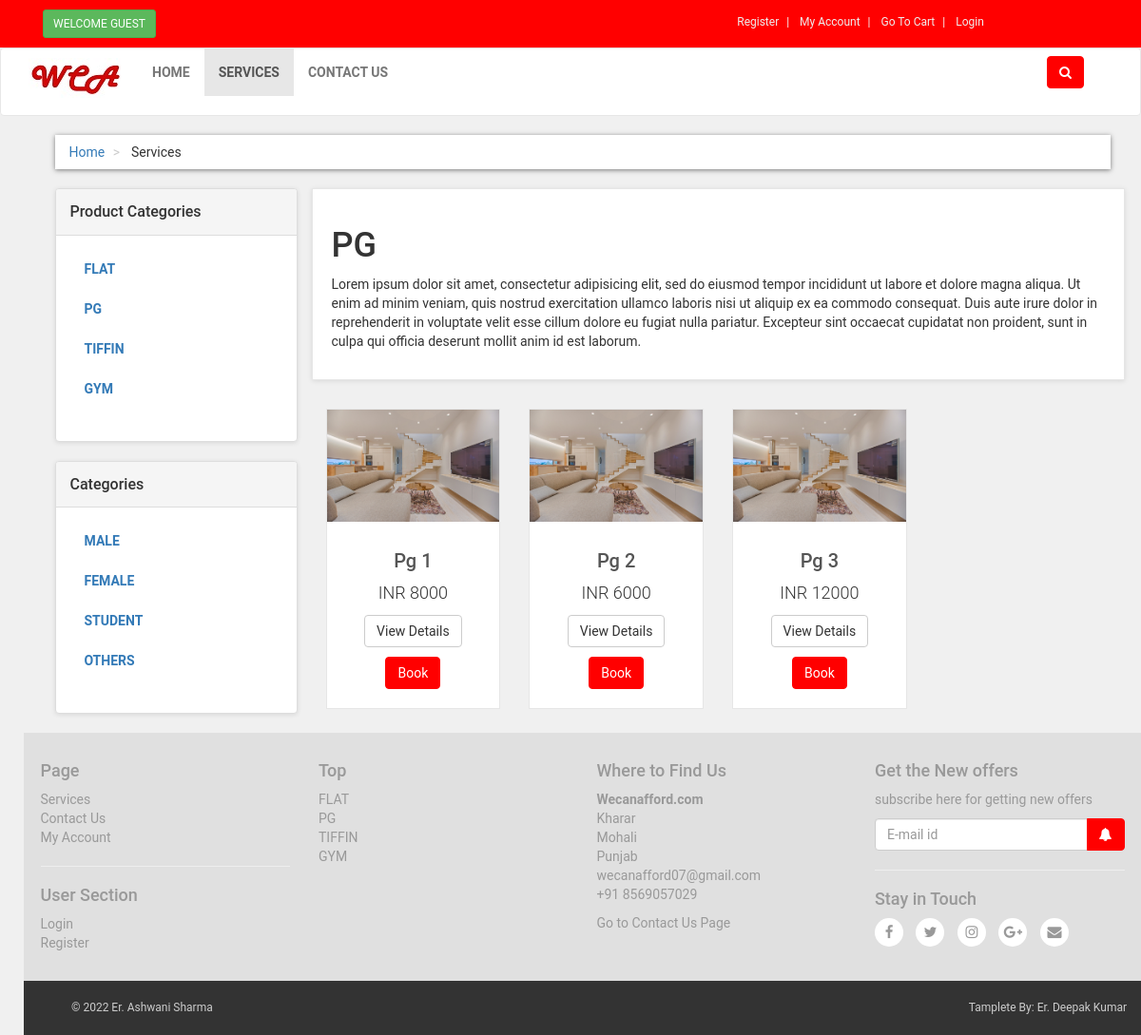
The page /services.php?p_cat=2 on the database its author committed.
### tables this page shows
CREATE TABLE `product_categories` (
  `p_cat_id` int(10) NOT NULL,
  `p_cat_title` text NOT NULL,
  `p_cat_desc` text NOT NULL
);

CREATE TABLE `categories` (
  `cat_id` int(100) NOT NULL,
  `cat_title` text NOT NULL,
  `cat_desc` text NOT NULL
);

CREATE TABLE `products` (
  `product_id` int(100) NOT NULL,
  `p_cat_id` int(100) NOT NULL,
  `cat_id` int(100) NOT NULL,
  `date` timestamp NOT NULL DEFAULT current_timestamp() ON UPDATE current_timestamp(),
  `product_title` text NOT NULL,
  `product_img1` text NOT NULL,
  `product_img2` text NOT NULL,
  `product_img3` text NOT NULL,
  `product_price` int(200) NOT NULL,
  `product_desc` text NOT NULL,
  `product_keyword` text NOT NULL
);

### functions/functions.php (the view, shortened to what this page needs)
<?php
    $db=mysqli_connect("localhost","root","","wecanafford");
function getPCats(){
  global $db;
  $get_p_cats="select * from product_categories";
  $run_p_cats=mysqli_query($db,$get_p_cats);
  while($row_p_cats=mysqli_fetch_array($run_p_cats)){
    $p_cat_id=$row_p_cats['p_cat_id'];
    $p_cat_title=$row_p_cats['p_cat_title'];
    echo "<li>
        <a href='services.php?p_cat=$p_cat_id'>$p_cat_title</a>
    </li>";
  }
}
function getCat(){
 global $db;
 $get_cat="select * from categories";
 $run_cat=mysqli_query($db,$get_cat);
 while($row_cat=mysqli_fetch_array($run_cat)){
  $cat_id=$row_cat['cat_id'];
  $cat_title=$row_cat['cat_title'];
  echo "<li><a href='services.php?cat_id=$cat_id'>$cat_title</a></li>";
 }
}
function getPcatpro(){
  global $db;
  if(isset($_GET['p_cat'])){
    $p_cat_id=$_GET['p_cat'];
    $get_p_cat="select * from product_categories where p_cat_id='$p_cat_id' ";
    $run_p_cat=mysqli_query($db,$get_p_cat);
    $row_p_cat=mysqli_fetch_array($run_p_cat);
    $p_cat_title=$row_p_cat['p_cat_title'];
    $p_cat_desc=$row_p_cat['p_cat_desc'];
    $get_products="select * from products where p_cat_id='$p_cat_id'";
    $run_products=mysqli_query($db,$get_products);
    $count=mysqli_num_rows($run_products);
    if($count==0){
      echo "
      <div class='box'>
        <h1>No Product Found In This Product Category</h1>
      </div>";
    }
    else{
      echo "
      <div class='box'>
        <h1> $p_cat_title</h1>
        <p>$p_cat_desc</p>
      </div>";
    }
    while($row_products=mysqli_fetch_array($run_products)){
      $pro_id=$row_products['product_id'];
      $p_title=$row_products['product_title'];
      $p_price=$row_products['product_price'];
      $p_img1=$row_products['product_img1'];
      echo "
        <div class='col-md-3 col-sm-6 center_responsive'>
          <div class='product'>
            <a href='details.php?pro_id=$pro_id'>
              <img src='admin_area/uploads/$p_img1' class='img-responsive'>
            </a>
            <div class='text'>
              <h3>
              <a href='details.php?pro_id=$pro_id'>$p_title</a>
              </h3>
              <p class='price'>INR $p_price</p>
              <p class='buttons'>
              <a href='details.php?pro_id=$pro_id' class='btn btn-default'>View Details</a>
              <a href='details.php?pro_id=$pro_id' class='btn btn-primary'><i class='fa fa-shopping'></i>Book</a>
              </p>
            </div>
          </div>
        </div>
      ";
    }
  }
}
?>

### includes/footer.php (shortened to what this page needs)
<div id="footer">
    <div class="container">
        <div class="row">
            <div class="col-md-3 col-sm-6">
                <h4>Page</h4>
                <ul>
                    <li><a href="services.php">Services</a></li>
                    <li><a href="contactus.php">Contact Us</a></li>
                    <li>
                  		<?php
                        if(!isset($_SESSION['customer_email'])){
                          echo "<a href='checkout.php'>My Account</a>";
                        }
                        else{
                          echo "<a href='customer/my_account.php?my_order'>My Account</a>";
                        }
                      ?>
                    </li>
                </ul>
                <hr>
                <h4>User Section</h4>
                <ul>
                    <li> <?php
                      if(!isset($_SESSION['customer_email'])){
                        echo "<a href='checkout.php'>Login</a>";
                      }
                      else{
                        echo "<a href='logout.php'>Logout</a>";
                      }
                      ?>
                    </li>
                    <li><a href="customer_registration.php">Register</a></li>
                </ul>
            </div>
            <div class="col-md-3 col-sm-6">
                <h4>Top</h4>
                <ul>
                    <?php
                        $get_p_cats="select * from product_categories";
                        $run_p_cats=mysqli_query($con,$get_p_cats);
                        while($row_p_cat=mysqli_fetch_array($run_p_cats)){
                            $p_cat_id=$row_p_cat['p_cat_id'];
                            $p_cat_title=$row_p_cat['p_cat_title'];
                            echo "<li><a href='services.php?p_cat=$p_cat_id'> $p_cat_title </a></li>";
                        }
                    ?>
                </ul>
            </div>
            <div class="col-md-3 col-sm-6">
                <h4>Where to Find Us</h4>
                <p>
                    <strong>Wecanafford.com</strong>
                    <br>Kharar
                    <br>Mohali
                    <br>Punjab
                    <br>wecanafford07@gmail.com
                    <br>+91 8569057029
                </p>
                <a href="contact.php">Go to Contact Us Page</a>
            </div>
            <div class="col-md-3 col-sm-6">
                <h4>Get the New offers</h4>
                <p class="text-muted">
                    subscribe here for getting new offers
                </p>
                <form action="" method="post">
                    <div class="input-group">
                        <input type="text" name="user_query" placeholder="E-mail id" class="form-control" required="">
                            <span class="input-group-btn">
                                <button type="submit" value="subscribe" name="subscribe" class="btn btn-primary">
                                    <i class="fa fa-bell" style="font-size:14px"></i>
                                </button>
                            </span>
                     </div>
                </form>
                <hr>
                <h4>Stay in Touch</h4>
                <p class="social">
                    <a href="#"><i class="fa fa-facebook"></i></a>
                    <a href="#"><i class="fa fa-twitter"></i></a>
                    <a href="#"><i class="fa fa-instagram"></i></a>
                    <a href="#"><i class="fa fa-google-plus"></i></a>
                    <a href="#"><i class="fa fa-envelope"></i></a>
                </p>
            </div>
        </div>
    </div>
</div>
<div id="copyright">
    <div class="container">
        <div class="col-md-6">
            <p class="pull-left">
                &copy; 2022 Er. Ashwani Sharma
            </p>
        </div>
        <div class="col-md-6">
            <p class="pull-right">
                Tamplete By: Er. Deepak Kumar
            </p>
        </div>
    </div>
</div>

### styles/style.css (style rules this page uses)
body { font-family: "Roboto", helvetica arial, sans-sarif ; font-size: 14px; line-height: 1.42857143; background-color: #f0f0f0; }
.btn-primary { color: rgb(255, 255, 255); background-color: red; border-color:red; }
.box { background: #fff; margin: 0 0 30px; border: solid 1px #e6e6e6 ; padding: 20px; box-shadow: 0 1px 5px rgba(0, 0, 0, 0.1); }
#content .product { background-color: #fff; border: solid 1px #e6e6e6; }
#content .product .text p.price { font-size: 18px; text-align: center; font-weight: 300; }
#content .product .text .buttons { clear: both; text-align: center; }
#content .product .text h3 { text-align: center; font-size: 20px; }
#content .product .text h3 a { color:rgb(85, 85 ,85); }
#content .product .text { padding:10px 10px 0px }
#content .product .text .buttons .btn { margin-bottom: 10px; }
#content .panel.sidebar-menu ul.nav.category-menu li a { text-transform: uppercase; font-weight: bold; }
#footer { background: #e0e0e0; padding: 20px 0; }
#footer ul { padding-left: 0; list-style: none; }
#footer ul a { color: #999999; padding: 20px 0; }
#footer h4 { padding-left: 0; list-style: none; }
#footer h4 { color: #999999; padding: 0; }
#footer p { padding-left: 0; list-style: none; }
#footer p { color: #999999; padding: 0; }
#footer a { padding-left: 0; list-style: none; }
#footer a { color: #999999; padding: 0; }
#footer .social { text-align: left; }
#footer .social a { margin: 0 10px 0 0; columns: #fff; display: inline-block; width: 30px; height: 30px; border-radius: 15px; line-height: 30px; font-size: 15px; text-align: center; transform: all 0.2s ease-out; vertical-align: bottom; background-color:white; }
#copyright { background: #333; color: #ccc; padding: 20px; font-size: 12px; }
#copyright p { margin: 0; }

### rows shown on the page
product_categories: p_cat_title "FLAT"
product_categories: p_cat_title "PG", p_cat_desc "Lorem ipsum dolor sit amet, consectetur adipisicing elit, sed do eiusmod tempor incididunt ut labore et dolore magna aliqua. Ut enim ad minim veniam, quis nostrud exercitation ullamco laboris nisi ut aliquip ex ea commodo consequat. Duis aute irure dolor in reprehenderit in voluptate velit esse cillum dolore eu fugiat nulla pariatur. Excepteur sint occaecat cupidatat non proident, sunt in culpa qui officia deserunt mollit anim id est laborum."
product_categories: p_cat_title "TIFFIN"
product_categories: p_cat_title "GYM"
categories: cat_title "MALE"
categories: cat_title "FEMALE"
categories: cat_title "STUDENT"
categories: cat_title "OTHERS"
products: product_img1 (picture), product_title "Pg 1", product_price "8000"
products: product_img1 (picture), product_title "Pg 2", product_price "6000"
products: product_img1 (picture), product_title "Pg 3", product_price "12000"
